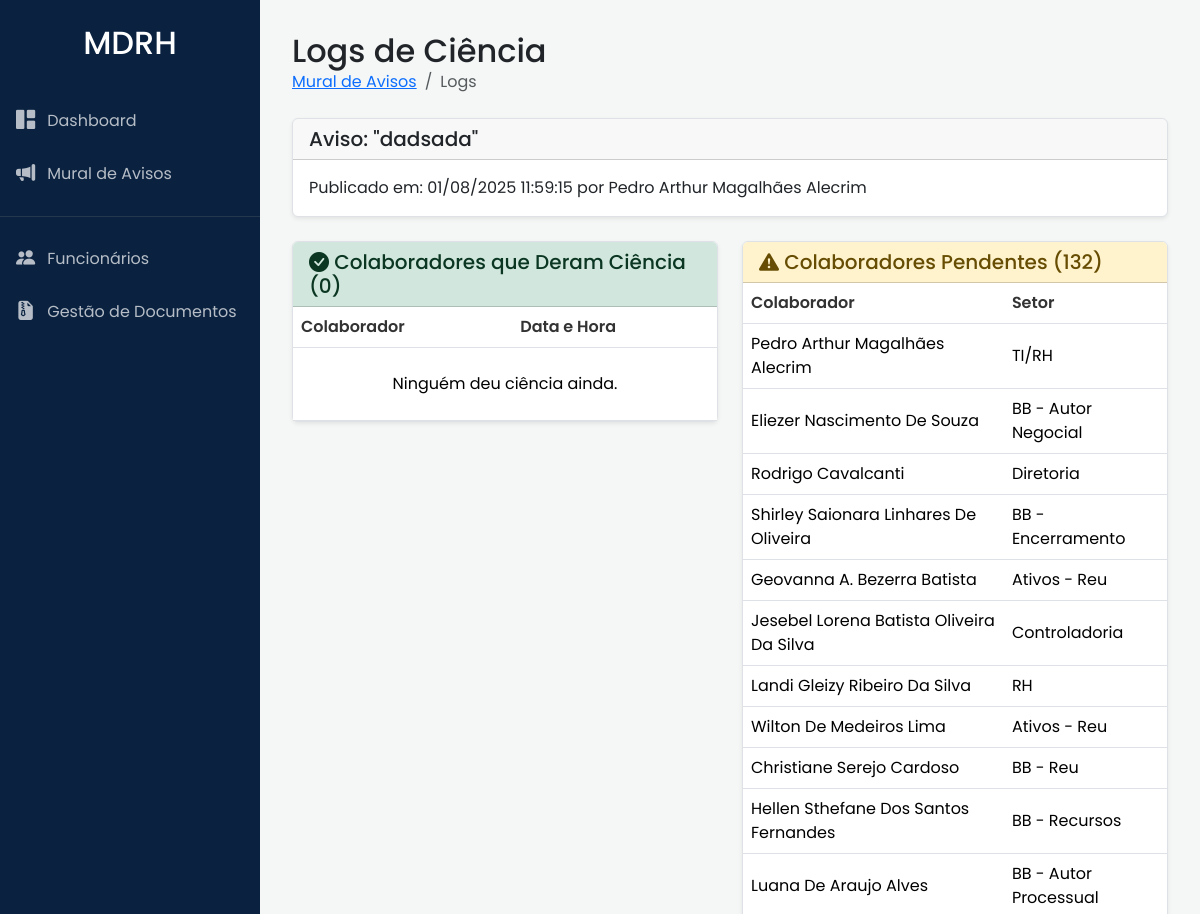
Before: /aviso/3/logs (signed in, upper part) with the older database file.
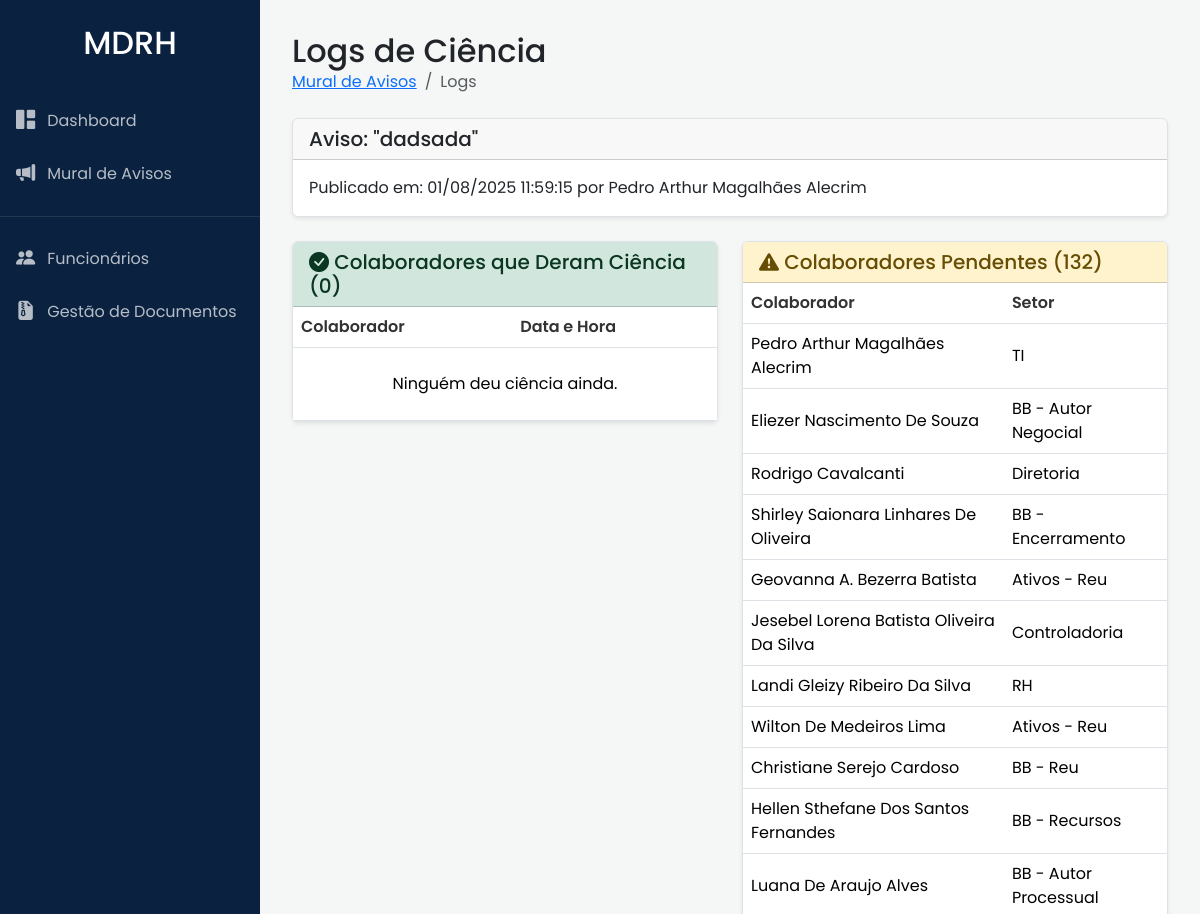
After: the same page with the newer database file.
### app/models.py (models this page shows)
class Aviso(db.Model):
    __tablename__ = 'aviso'
    id = db.Column(db.Integer, primary_key=True)
    titulo = db.Column(db.String(200), nullable=False)
    conteudo = db.Column(db.Text, nullable=False)
    data_publicacao = db.Column(db.DateTime, default=datetime.utcnow)
    autor_id = db.Column(db.Integer, db.ForeignKey('usuario.id'), nullable=False)
    autor = db.relationship('Usuario')
    logs_ciencia = db.relationship('LogCienciaAviso', backref='aviso', lazy='dynamic', cascade="all, delete-orphan")
    anexos = db.relationship('AvisoAnexo', backref='aviso', lazy='dynamic', cascade="all, delete-orphan")
    arquivado = db.Column(db.Boolean, default=False, nullable=False)

class Funcionario(db.Model):
    __tablename__ = 'funcionario'
    id = db.Column(db.Integer, primary_key=True)
    nome = db.Column(db.String(120), nullable=False)
    cpf = db.Column(db.String(14), unique=True, nullable=False)
    email = db.Column(db.String(120), nullable=False)
    telefone = db.Column(db.String(20))
    cargo = db.Column(db.String(100))
    setor = db.Column(db.String(100))
    data_nascimento = db.Column(db.Date)
    contato_emergencia_nome = db.Column(db.String(120))
    contato_emergencia_telefone = db.Column(db.String(20))
    foto_perfil = db.Column(db.String(255), nullable=True)
    apelido = db.Column(db.String(50), nullable=True)
    sistemas = db.relationship('Sistema', secondary=funcionario_sistemas, lazy='subquery',
                               backref=db.backref('funcionarios', lazy=True))

### app/routes.py (the view)
@main.route('/aviso/<int:aviso_id>/logs')
@login_required
@permission_required('admin_rh')
def ver_logs_ciencia(aviso_id):
    aviso = Aviso.query.get_or_404(aviso_id)
    logs = LogCienciaAviso.query.filter_by(aviso_id=aviso.id).order_by(LogCienciaAviso.data_ciencia.desc()).all()
    usuarios_com_ciencia_ids = {log.usuario_id for log in logs}
    funcionarios_pendentes = Funcionario.query.join(Usuario).filter(Usuario.id.notin_(usuarios_com_ciencia_ids)).all()
    return render_template('avisos/log_ciencia.html', aviso=aviso, logs=logs, pendentes=funcionarios_pendentes)

### app/__init__.py (called while the page is built)
def format_datetime_local(utc_dt):
    if not utc_dt or not isinstance(utc_dt, datetime):
        return ""
    local_tz = pytz.timezone('America/Sao_Paulo') # Representação padrão para -03:00
    if utc_dt.tzinfo is None:
        utc_dt = pytz.utc.localize(utc_dt)
    local_dt = utc_dt.astimezone(local_tz)
    return local_dt.strftime('%d/%m/%Y %H:%M:%S')

### app/models.py (called while the page is built)
    def tem_permissao(self, nome_permissao):
        return any(p.nome == nome_permissao for p in self.permissoes)

### templates/avisos/log_ciencia.html (shortened to what this page needs)
{% extends "base.html" %}
{% block content %}
<div class="d-flex justify-content-between align-items-center mb-4">
    <div>
        <h1 class="h2 mb-0">Logs de Ciência</h1>
        <nav aria-label="breadcrumb">
            <ol class="breadcrumb bg-transparent p-0 mb-0">
                <li class="breadcrumb-item"><a href="{{ url_for('main.listar_avisos') }}">Mural de Avisos</a></li>
                <li class="breadcrumb-item active" aria-current="page">Logs</li>
            </ol>
        </nav>
    </div>
</div>
<div class="card shadow-sm mb-4">
    <div class="card-header">
        <h5 class="mb-0">Aviso: "{{ aviso.titulo }}"</h5>
    </div>
    <div class="card-body">
        <p class="card-text">Publicado em: {{ aviso.data_publicacao | localtime }} por {{ aviso.autor.funcionario.nome }}</p>
    </div>
</div>
<div class="row">
    <div class="col-lg-6">
        <div class="card shadow-sm">
            <div class="card-header bg-success-subtle text-success-emphasis">
                <h5 class="mb-0"><i class="bi bi-check-circle-fill"></i> Colaboradores que Deram Ciência ({{ logs|length }})</h5>
            </div>
            <div class="card-body p-0">
                <div class="table-responsive">
                    <table class="table table-hover align-middle mb-0">
                        <thead>
                            <tr>
                                <th>Colaborador</th>
                                <th>Data e Hora</th>
                            </tr>
                        </thead>
                        <tbody>
                            {% for log in logs %}
                            <tr>
                                <td>{{ log.usuario.funcionario.nome }}</td>
                                <td>{{ log.data_ciencia | localtime }}</td>
                            </tr>
                            {% else %}
                            <tr><td colspan="2" class="text-center p-4">Ninguém deu ciência ainda.</td></tr>
                            {% endfor %}
                        </tbody>
                    </table>
                </div>
            </div>
        </div>
    </div>
    <div class="col-lg-6">
        <div class="card shadow-sm">
            <div class="card-header bg-warning-subtle text-warning-emphasis">
                <h5 class="mb-0"><i class="bi bi-exclamation-triangle-fill"></i> Colaboradores Pendentes ({{ pendentes|length }})</h5>
            </div>
            <div class="card-body p-0">
                <div class="table-responsive">
                    <table class="table table-hover align-middle mb-0">
                        <thead>
                            <tr>
                                <th>Colaborador</th>
                                <th>Setor</th>
                            </tr>
                        </thead>
                        <tbody>
                            {% for funcionario in pendentes %}
                            <tr>
                                <td>{{ funcionario.nome }}</td>
                                <td>{{ funcionario.setor or 'N/A' }}</td>
                            </tr>
                            {% else %}
                            <tr><td colspan="2" class="text-center p-4">Todos os colaboradores deram ciência!</td></tr>
                            {% endfor %}
                        </tbody>
                    </table>
                </div>
            </div>
        </div>
    </div>
</div>
{% endblock %}

### templates/base.html (shortened to what this page needs)
<!DOCTYPE html>
<html lang="pt-br">
<head>
    <link href="https://cdn.jsdelivr.net/npm/bootstrap@5.3.3/dist/css/bootstrap.min.css" rel="stylesheet">
    <link rel="stylesheet" href="https://cdn.jsdelivr.net/npm/bootstrap-icons@1.11.3/font/bootstrap-icons.min.css">
    <link rel="stylesheet" href="{{ url_for('static', filename='custom_style.css') }}">
</head>
<body>
    <div class="d-flex flex-column flex-shrink-0 sidebar">
        <div class="sidebar-header">
            <h2>MDRH</h2>
        </div>
        <ul class="nav nav-pills flex-column mb-auto">
            <li class="nav-item">
                <a href="{{ url_for('main.index') }}" class="nav-link {% if request.endpoint == 'main.index' %}active{% endif %}">
                    <i class="bi bi-grid-1x2-fill"></i> Dashboard
                </a>
            </li>
            <li>
                <a href="{{ url_for('main.listar_avisos') }}" class="nav-link {% if 'listar_avisos' in request.endpoint or 'avisos_arquivados' in request.endpoint %}active{% endif %}">
                    <i class="bi bi-megaphone-fill"></i> Mural de Avisos
                </a>
            </li>
            {% if current_user.is_authenticated and (current_user.tem_permissao('admin_rh') or current_user.tem_permissao('admin_ti')) %}
            <hr class="text-secondary">
            <li class="nav-item">
                <a href="{{ url_for('main.listar_funcionarios') }}" class="nav-link {% if 'listar_funcionarios' in request.endpoint %}active{% endif %}">
                    <i class="bi bi-people-fill"></i> Funcionários
                </a>
            </li>
            <li>
                <a href="{{ url_for('documentos.gestao_documentos') }}" class="nav-link {% if 'documentos' in request.endpoint %}active{% endif %}">
                    <i class="bi bi-file-earmark-zip-fill"></i> Gestão de Documentos
                </a>
            </li>
            {% endif %}
        </ul>
    </div>
    <main class="content">
        {% block content %}{% endblock %}
    </main>
</body>
</html>

### static/custom_style.css (style rules this page uses)
:root { --cor-primaria: #0a2240; --cor-acento: #c5a47e; --cor-fundo: #f4f7f6; --cor-superficie: #ffffff; --cor-texto-principal: #333333; --cor-texto-secundario: #555555; --cor-borda: #dee2e6; }
body { font-family: 'Poppins', sans-serif; display: flex; background-color: var(--cor-fundo); }
.sidebar { width: 260px; min-height: 100vh; background-color: var(--cor-primaria); color: #fff; }
.sidebar .sidebar-header { padding: 1.5rem 1rem; text-align: center; }
.sidebar .nav-link { color: rgba(255, 255, 255, 0.7); padding: 0.75rem 1rem; display: flex; align-items: center; transition: all 0.2s ease-in-out; }
.sidebar .nav-link .bi { margin-right: 12px; font-size: 1.2rem; }
.content { flex-grow: 1; padding: 2rem; }
.card { border: 1px solid var(--cor-borda); box-shadow: 0 2px 10px rgba(0,0,0,0.05); }
.table { background-color: var(--cor-superficie); }
.table thead { background-color: #f8f9fa; }
.table th { font-weight: 600; color: var(--cor-texto-principal); }

Changed rows visible on the page:
changed Funcionario "Pedro Arthur Magalhães Alecrim": setor "TI/RH" → "TI"
